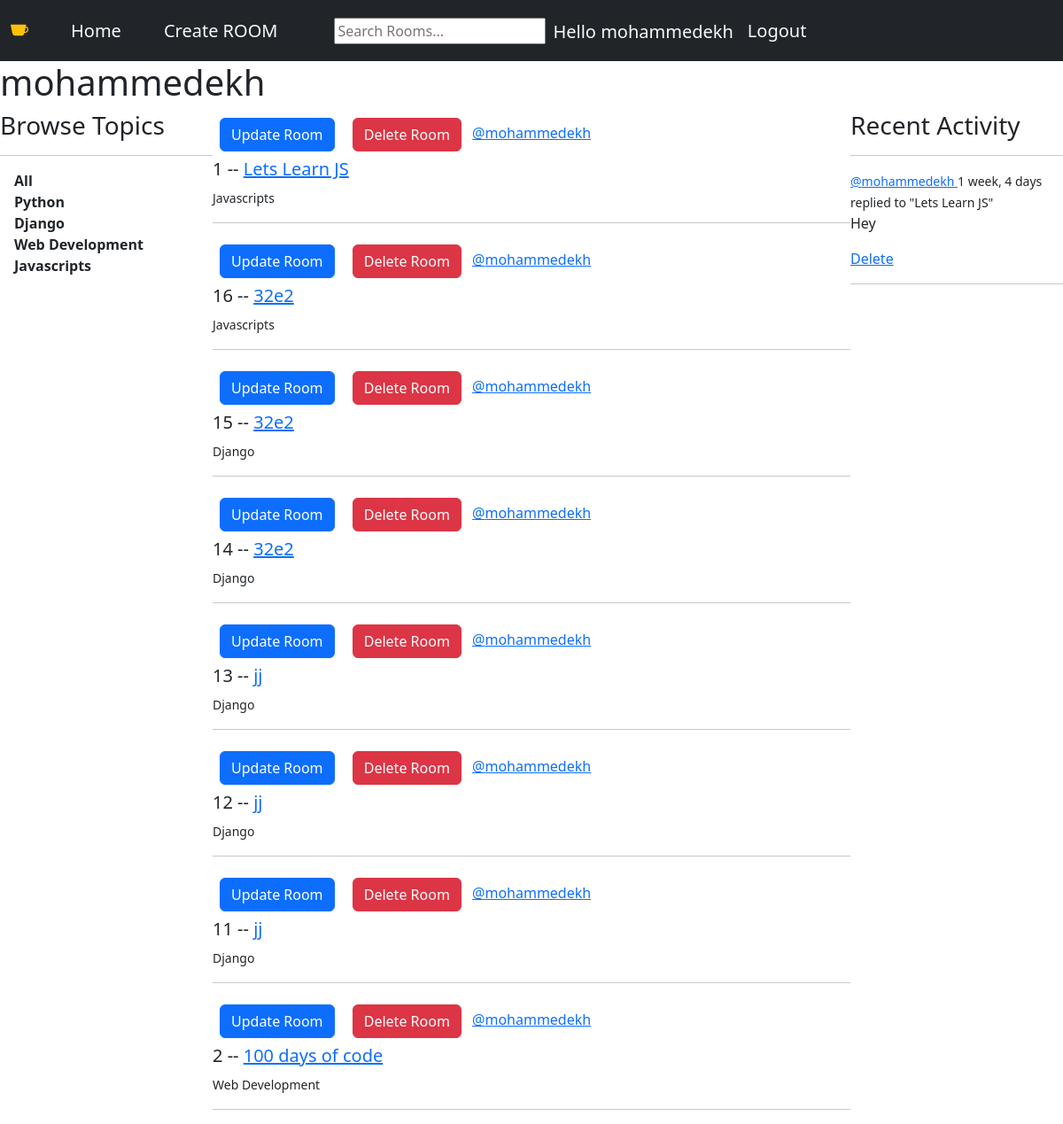
Screenshot of /profile/1 (signed in) with the database file from the repository.
### base/models.py (models this page shows, shortened)
class Topic(models.Model):
    name = models.CharField(max_length=200)

class Room(models.Model):
    host = models.ForeignKey(User, on_delete=models.SET_NULL, null=True)
    topic = models.ForeignKey(Topic, on_delete=models.SET_NULL, null=True)
    name = models.CharField(max_length=200)
    description = models.TextField(null=True, blank=True)
    Participants =  models.ManyToManyField(User, related_name='Participants', blank=True)
    updated = models.DateTimeField(auto_now=True)
    created = models.DateTimeField(auto_now_add=True)
    class Meta:
        ordering =['-updated','-created']
    def __str__(self):
        return self.name

class Message(models.Model):
    user    = models.ForeignKey(User,on_delete=models.CASCADE)
    room    = models.ForeignKey(Room, on_delete=models.CASCADE)
    body    = models.TextField()
    updated = models.DateTimeField(auto_now=True)
    created = models.DateTimeField(auto_now_add=True)
    class Meta:
        ordering =['-updated','-created']
    def __str__(self):
        return self.body[0:50]

### base/views.py (the view)
# urls.py: path('profile/<str:pk>',views.userProfile, name="user-profile"),
def userProfile(request,pk):
    user =User.objects.get(id=pk)
    rooms = user.room_set.all()
    room_messages = user.message_set.all()
    topics = Topic.objects.all()
    context={'user':user,'rooms':rooms,'room_messages':room_messages,'topics':topics}
    return render(request, 'base/profile.html',context)

### base/templates/base/profile.html
{% extends 'main.html'%}
{% block content%}
<h1>{{user.username}}</h1>
<div class=" profile-container">
    <div>{% include 'base/topics_component.html'%}</div>
    <div>{% include 'base/feed_component.html'%}</div>
    <div>{% include 'base/activity_component.html'%}</div>
</div>
{% endblock content %}

### templates/navbar.html (shortened to what this page needs)
<!doctype html>
<html lang="en">
  <head>
    <link href="https://cdn.jsdelivr.net/npm/bootstrap@5.2.0-beta1/dist/css/bootstrap.min.css" rel="stylesheet">
    <link rel="stylesheet" href="https://cdn.jsdelivr.net/npm/bootstrap-icons@1.8.3/font/bootstrap-icons.css">
</head>
  <body>
<nav class="navbar bg-dark">
    <div class="container-fluid justify-content-start ">
      <a class="navbar-brand me-5"  href="{% url 'home page' %}"><i class="bi bi-cup-fill text-warning"></i></a>
      <a class="navbar-brand text-light me-5" href="{% url 'home page' %}">Home</a>
      <a class="navbar-brand text-light " href="{% url 'create-room' %}">Create ROOM</a>
      <form class="ms-5 justify-content-end" action="{% url 'home page'%}" method="GET">
          <input type="text" name="q" placeholder="Search Rooms...">
      </form>
      {% if request.user.is_authenticated %}
      <h4 class="navbar-brand text-light pt-3 ms-2">Hello {{request.user}}</h4>
      <a class="navbar-brand text-light " href="{% url 'logout' %}">Logout</a>
      {% else %}
      <a class="navbar-brand text-light " href="{% url 'login' %}">Login</a>
      {% endif%}
    </div>
  </nav>
  </body>
</html>

### base/templates/base/topics_component.html
<h3>Browse Topics </h3>
<hr>
<div> <a class="text-decoration-none fw-bold text-dark ms-3 " href="{%url 'home page'%}">All</a></div>
{% for topic in topics %}
<div> <a class="text-decoration-none fw-bold text-dark ms-3 " href="{%url 'home page'%}?q={{topic.name}}">{{topic.name}}</a></div>
{% endfor %}

### base/templates/base/feed_component.html
        {%for room in rooms %}
        {% if request.user == room.host %}
        <a class="text-light text-decoration-none "href="{% url 'update-room' room.id %}"> <button class="m-2 btn btn-primary">   Update Room  </button></a>
        <a class="text-light text-decoration-none "href="{% url 'delete-room' room.id %}"> <button class="m-2 btn btn-danger">   Delete Room  </button></a>
        {%endif%}
        <a href="{%url 'user-profile' room.host.id %}">@{{room.host.username}}</a>
        <h5>{{room.id}} --  <a href="{% url 'room' room.id %}"> {{room.name }} </a></h5>
        <small>{{room.topic.name}}</small>
        <hr>
{% endfor %}

### base/templates/base/activity_component.html
            <h3> Recent Activity</h3>
            <hr>
                {% for message in room_messages%}
                <div>
                    <small>
                     <a href="{% url 'user-profile' message.user.id%}">   @{{message.user}} </a> {{message.created|timesince}}</small>
                        <small>replied to "{{message.room}}"</small>
                        <p>{{message}}</p>
                    {% if request.user == message.user %}
                    <a href="{% url 'delete-message' message.id%}"> Delete </a>
                    {% endif %}
                    <hr>
                </div>
                {% endfor %}

### static/css/base.css (style rules this page uses)
.profile-container { display:grid; grid-template-columns: 1fr 3fr 1fr; }

### rows the page displays
Topic: name "Python"
Topic: name "Django"
Topic: name "Web Development"
Topic: name "Javascripts"
Room: shows "Update Room", host.username "mohammedekh", id "1", name "Lets Learn JS", topic.name "Javascripts"
Room: shows "Update Room", host.username "mohammedekh", id "16", name "32e2", topic.name "Javascripts"
Room: shows "Update Room", host.username "mohammedekh", id "15", name "32e2", topic.name "Django"
Room: shows "Update Room", host.username "mohammedekh", id "14", name "32e2", topic.name "Django"
Room: shows "Update Room", host.username "mohammedekh", id "13", name "jj", topic.name "Django"
Room: shows "Update Room", host.username "mohammedekh", id "12", name "jj", topic.name "Django"
Room: shows "Update Room", host.username "mohammedekh", id "11", name "jj", topic.name "Django"
Room: shows "Update Room", host.username "mohammedekh", id "2", name "100 days of code", topic.name "Web Development"
Message: user "mohammedekh", created "1 week, 4 days", room "Lets Learn JS", body "Hey", shows "Delete"

### other values shown
{{ request.user }} "mohammedekh"
{{ user.username }} "mohammedekh"
